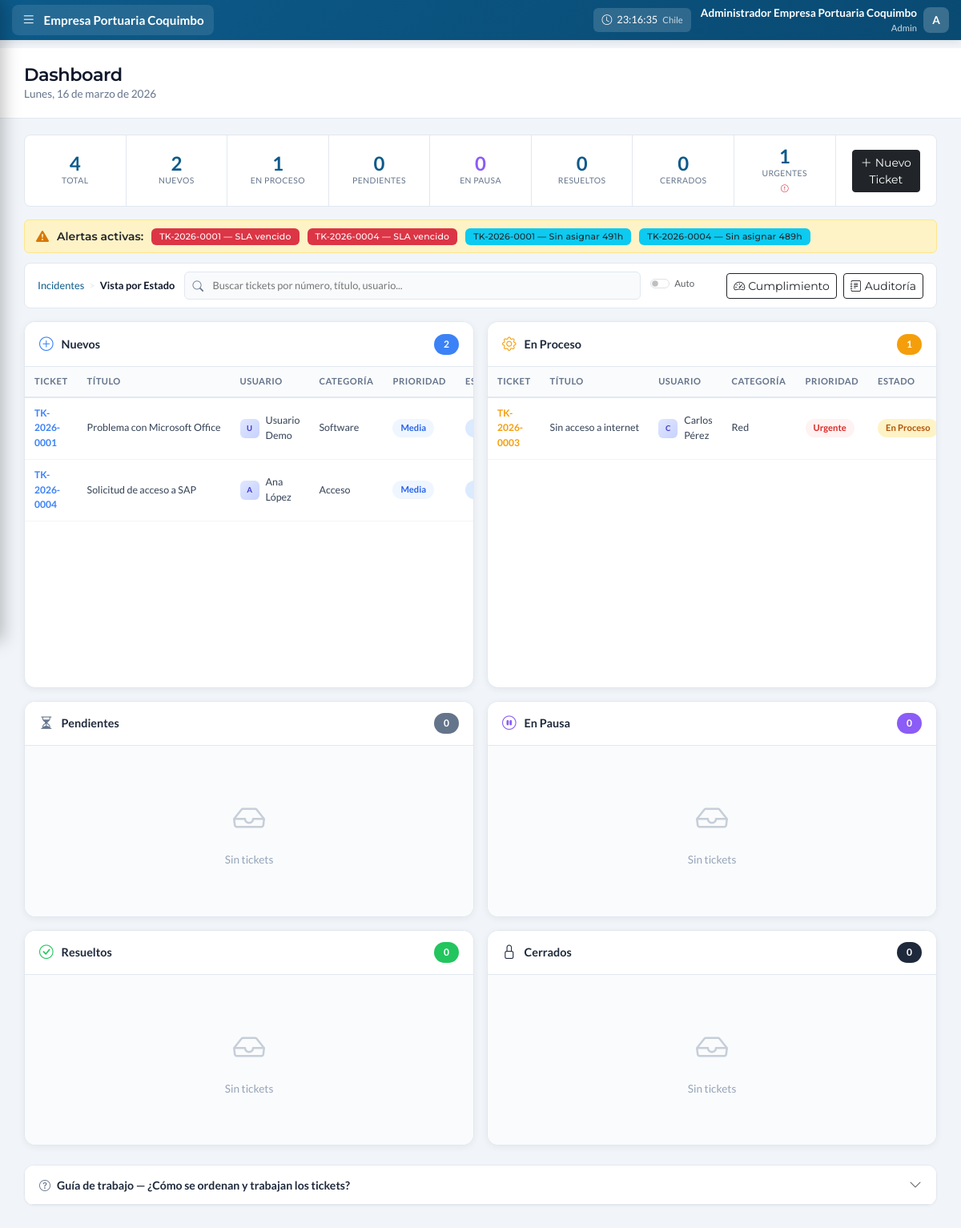
/soporte_admin.php (signed in), run on the app's committed database.
### tables this page shows
CREATE TABLE IF NOT EXISTS users (
    id INT AUTO_INCREMENT PRIMARY KEY,
    name VARCHAR(100) NOT NULL,
    username VARCHAR(50) NOT NULL UNIQUE,
    email VARCHAR(150) NOT NULL UNIQUE,
    password VARCHAR(255) NOT NULL,
    role ENUM('admin', 'soporte', 'social', 'denuncia', 'user') NOT NULL DEFAULT 'user',
    is_active TINYINT(1) DEFAULT 1,
    last_login TIMESTAMP NULL,
    login_attempts INT DEFAULT 0,
    locked_until TIMESTAMP NULL,
    birthday DATE DEFAULT NULL,
    phone VARCHAR(20) DEFAULT NULL,
    department VARCHAR(100) DEFAULT NULL,
    position VARCHAR(100) DEFAULT NULL,
    avatar VARCHAR(255) DEFAULT NULL,
    bio TEXT DEFAULT NULL,
    created_at TIMESTAMP DEFAULT CURRENT_TIMESTAMP,
    updated_at TIMESTAMP DEFAULT CURRENT_TIMESTAMP ON UPDATE CURRENT_TIMESTAMP,
    INDEX idx_username (username),
    INDEX idx_email (email),
    INDEX idx_role (role)
);

CREATE TABLE IF NOT EXISTS tickets (
    id INT AUTO_INCREMENT PRIMARY KEY,
    ticket_number VARCHAR(20) NOT NULL UNIQUE,
    user_id INT DEFAULT NULL,
    user_name VARCHAR(100) DEFAULT NULL,
    user_email VARCHAR(150) DEFAULT NULL,
    user_department VARCHAR(100) DEFAULT NULL,
    user_phone VARCHAR(20) DEFAULT NULL,
    category ENUM('hardware', 'software', 'red', 'acceso', 'otro') NOT NULL DEFAULT 'otro',
    priority ENUM('baja', 'media', 'alta', 'urgente') NOT NULL DEFAULT 'media',
    title VARCHAR(200) NOT NULL,
    description TEXT NOT NULL,
    status ENUM('abierto', 'asignado', 'en_proceso', 'pendiente', 'en_pausa', 'resuelto', 'cerrado') DEFAULT 'abierto',
    assigned_to INT DEFAULT NULL,
    assigned_by INT DEFAULT NULL,
    resolution TEXT DEFAULT NULL,
    resolution_type ENUM('solucionado', 'sin_solucion', 'duplicado', 'cancelado') DEFAULT NULL,
    created_at TIMESTAMP DEFAULT CURRENT_TIMESTAMP,
    first_response_at TIMESTAMP NULL,
    assigned_at TIMESTAMP NULL,
    work_started_at TIMESTAMP NULL,
    resolved_at TIMESTAMP NULL,
    closed_at TIMESTAMP NULL,
    updated_at TIMESTAMP DEFAULT CURRENT_TIMESTAMP ON UPDATE CURRENT_TIMESTAMP,
    sla_response_target INT DEFAULT NULL,
    sla_resolution_target INT DEFAULT NULL,
    sla_response_met TINYINT(1) DEFAULT NULL,
    sla_resolution_met TINYINT(1) DEFAULT NULL,
    sla_paused_at TIMESTAMP NULL,
    sla_paused_minutes INT DEFAULT 0,
    FOREIGN KEY (user_id) REFERENCES users(id) ON DELETE SET NULL,
    FOREIGN KEY (assigned_to) REFERENCES users(id) ON DELETE SET NULL,
    FOREIGN KEY (assigned_by) REFERENCES users(id) ON DELETE SET NULL,
    INDEX idx_ticket_number (ticket_number),
    INDEX idx_status (status),
    INDEX idx_priority (priority),
    INDEX idx_assigned (assigned_to),
    INDEX idx_created (created_at)
);

### public/soporte_admin.php (the view, shortened to what the rows shown need)
<?php
require_once '../includes/bootstrap.php';
$user = getCurrentUser();
    ?>
    <?php
$page = $_GET['page'] ?? 'dashboard';
$where = '';
$tickets = $pdo->query("
    SELECT t.*,
           COALESCE(u.name, t.user_name) as user_name,
           a.name as assigned_name,
           (SELECT COUNT(*) FROM ticket_attachments ta WHERE ta.ticket_id = t.id) as attachment_count,
           (SELECT COUNT(*) FROM ticket_comments tc WHERE tc.ticket_id = t.id AND tc.comment LIKE '%Archivos adjuntos%') as comment_attachments,
           CASE WHEN t.status IN ('resuelto', 'cerrado')
               THEN COALESCE(sla.resolution_minutes, CASE t.priority WHEN 'urgente' THEN 240 WHEN 'alta' THEN 480 WHEN 'media' THEN 1440 ELSE 2880 END)
                    - TIMESTAMPDIFF(MINUTE, t.created_at, COALESCE(t.resolved_at, t.updated_at))
               ELSE COALESCE(sla.resolution_minutes, CASE t.priority WHEN 'urgente' THEN 240 WHEN 'alta' THEN 480 WHEN 'media' THEN 1440 ELSE 2880 END)
                    - TIMESTAMPDIFF(MINUTE, t.created_at, NOW())
           END as sla_remaining_min
    FROM tickets t
    LEFT JOIN users u ON t.user_id = u.id
    LEFT JOIN users a ON t.assigned_to = a.id
    LEFT JOIN sla_settings sla ON sla.priority = t.priority AND sla.is_active = 1
    $where
    ORDER BY sla_remaining_min ASC
    LIMIT 100
")->fetchAll();
$slaAlerts = $pdo->query("
    SELECT t.*,
           COALESCE(u.name, t.user_name) as user_name,
           TIMESTAMPDIFF(MINUTE, t.created_at, NOW()) as elapsed_minutes,
           CASE t.priority
               WHEN 'urgente' THEN 60
               WHEN 'alta' THEN 120
               WHEN 'media' THEN 240
               ELSE 480
           END as sla_limit_minutes
    FROM tickets t
    LEFT JOIN users u ON t.user_id = u.id
    WHERE t.status IN ('abierto', 'en_proceso', 'pendiente')
    AND t.first_response_at IS NULL
    HAVING elapsed_minutes >= (sla_limit_minutes * 0.7)
    ORDER BY (elapsed_minutes / sla_limit_minutes) DESC
    LIMIT 5
")->fetchAll();
$unassignedAlerts = $pdo->query("
    SELECT t.*, COALESCE(u.name, t.user_name) as user_name,
           TIMESTAMPDIFF(HOUR, t.created_at, NOW()) as hours_waiting
    FROM tickets t
    LEFT JOIN users u ON t.user_id = u.id
    WHERE t.assigned_to IS NULL
    AND t.status = 'abierto'
    AND t.created_at <= DATE_SUB(NOW(), INTERVAL 2 HOUR)
    ORDER BY t.created_at ASC
    LIMIT 5
")->fetchAll();
$categoryLabels = ['hardware' => 'Hardware', 'software' => 'Software', 'red' => 'Red', 'acceso' => 'Acceso', 'otro' => 'Otro'];
?>
<!DOCTYPE html>
<html lang="es">
<head>
    <link href="https://cdn.jsdelivr.net/npm/bootstrap@5.3.2/dist/css/bootstrap.min.css" rel="stylesheet">
    <link href="https://cdn.jsdelivr.net/npm/bootstrap-icons@1.11.1/font/bootstrap-icons.css" rel="stylesheet">
    <link href="css/soporte-admin.css?v=2" rel="stylesheet">
</head>
<body class="has-sidebar">
    <?php include '../includes/barra_lateral_soporte.php'; ?>
    <main class="main-content">
        <header class="top-header">
            <div class="header-title">
                <?php
                $pageTitles = [
                    'dashboard' => 'Dashboard',
                    'tickets' => 'Gestión de Tickets',
                    'mis_tickets' => 'Mis Tickets Asignados',
                    'mi_cumplimiento' => 'Mi Cumplimiento SLA',
                    'usuarios' => 'Gestión de Usuarios',
                    'nuevo_ticket' => 'Nuevo Ticket',
                    'sla' => 'Cumplimiento',
                    'cumplimiento' => 'Cumplimiento',
                    'auditoria' => 'Auditoría del Sistema',
                    'notificaciones' => 'Destinatarios de Notificaciones',
                ];
                ?>
                <h1><?= $pageTitles[$page] ?? 'Soporte TI' ?></h1>
            </div>
        </header>
        <div class="content-area">
            <?php if ($page === 'dashboard'): ?>
            <?php
            $ticketsByStatusGroup = [
                'abierto' => [], 'en_proceso' => [], 'pendiente' => [],
                'en_pausa' => [], 'resuelto' => [], 'cerrado' => []
            ];
            foreach ($tickets as $t) {
                $st = $t['status'];
                if (isset($ticketsByStatusGroup[$st])) $ticketsByStatusGroup[$st][] = $t;
            }
            ?>
            <?php if (!empty($slaAlerts) || !empty($unassignedAlerts)): ?>
            <div class="sn-alert-bar <?= count($slaAlerts) > 3 ? 'danger' : '' ?>">
                <i class="bi bi-exclamation-triangle-fill" style="color:#d97706; font-size:1rem;"></i>
                <small class="fw-semibold">Alertas activas:</small>
                <?php foreach (array_slice($slaAlerts, 0, 4) as $alert):
                    $pct = round(($alert['elapsed_minutes'] / max($alert['sla_limit_minutes'], 1)) * 100);
                ?>
                <span class="badge bg-<?= $pct >= 100 ? 'danger' : 'warning text-dark' ?>" style="font-size:0.68rem">
                    <?= $alert['ticket_number'] ?> — <?= $pct >= 100 ? 'SLA vencido' : (100-$pct).'% restante' ?>
                </span>
                <?php endforeach; ?>
                <?php foreach (array_slice($unassignedAlerts, 0, 2) as $alert): ?>
                <span class="badge bg-info text-dark" style="font-size:0.68rem">
                    <?= $alert['ticket_number'] ?> — Sin asignar <?= $alert['hours_waiting'] ?>h
                </span>
                <?php endforeach; ?>
            </div>
            <?php endif; ?>
            <div class="row g-3" id="dashStatusLanes">
                <?php
                $laneConfig = [
                    'abierto'    => ['label' => 'Nuevos',      'icon' => 'bi-plus-circle',      'color' => '#3b82f6'],
                    'en_proceso' => ['label' => 'En Proceso',  'icon' => 'bi-gear',             'color' => '#f59e0b'],
                    'pendiente'  => ['label' => 'Pendientes',  'icon' => 'bi-hourglass-split', 'color' => '#64748b'],
                    'en_pausa'   => ['label' => 'En Pausa',    'icon' => 'bi-pause-circle',    'color' => '#8b5cf6'],
                    'resuelto'   => ['label' => 'Resueltos',   'icon' => 'bi-check-circle',    'color' => '#22c55e'],
                    'cerrado'    => ['label' => 'Cerrados',    'icon' => 'bi-lock',            'color' => '#1e293b'],
                ];
                $statusLabelsShort = ['abierto' => 'Abierto', 'en_proceso' => 'En Proceso', 'pendiente' => 'Pendiente', 'en_pausa' => 'En Pausa', 'resuelto' => 'Resuelto', 'cerrado' => 'Cerrado'];
                foreach ($laneConfig as $statusKey => $lane):
                    $laneTickets = $ticketsByStatusGroup[$statusKey] ?? [];
                ?>
                <div class="col-lg-6">
                    <div class="lane-card lane-<?= $statusKey ?>">
                        <div class="lane-header">
                            <span class="lane-title"><i class="bi <?= $lane['icon'] ?>"></i><?= $lane['label'] ?></span>
                            <span class="lane-count"><?= count($laneTickets) ?></span>
                        </div>
                        <?php if (!empty($laneTickets)): ?>
                        <div class="lane-body">
                            <table class="lane-table">
                                <thead>
                                    <tr>
                                        <th>Ticket</th>
                                        <th>Título</th>
                                        <th>Usuario</th>
                                        <th>Categoría</th>
                                        <th>Prioridad</th>
                                        <th>Estado</th>
                                    </tr>
                                </thead>
                                <tbody>
                                <?php foreach ($laneTickets as $t):
                                ?>
                                <tr onclick="window.location='detalle_ticket.php?id=<?= $t['id'] ?>&from=dashboard'" class="ticket-row" data-ticket-id="<?= $t['id'] ?>" data-search="<?= strtolower($t['ticket_number'] . ' ' . htmlspecialchars($t['title']) . ' ' . ($t['user_name'] ?? '') . ' ' . ($t['assigned_name'] ?? '')) ?>">
                                    <td><span class="ticket-link"><?= $t['ticket_number'] ?></span></td>
                                    <td style="max-width:200px; overflow:hidden; text-overflow:ellipsis; white-space:nowrap;"><?= htmlspecialchars($t['title']) ?></td>
                                    <td>
                                        <div class="user-cell">
                                            <div class="user-avatar"><?= strtoupper(substr($t['user_name'] ?? 'U', 0, 1)) ?></div>
                                            <span><?= htmlspecialchars($t['user_name'] ?? '-') ?></span>
                                        </div>
                                    </td>
                                    <td><?= $categoryLabels[$t['category']] ?? ucfirst($t['category']) ?></td>
                                    <td><span class="priority-badge <?= $t['priority'] ?>"><?= ucfirst($t['priority']) ?></span></td>
                                    <td><span class="status-badge <?= $t['status'] ?>"><?= $statusLabelsShort[$t['status']] ?? ucfirst($t['status']) ?></span></td>
                                </tr>
                                <?php endforeach; ?>
                                </tbody>
                            </table>
                        </div>
                        <?php else: ?>
                        <div class="lane-empty">
                            <i class="bi bi-inbox"></i> Sin tickets
                        </div>
                        <?php endif; ?>
                    </div>
                </div>
                <?php endforeach; ?>
            </div>
            <?php endif; ?>
        </div>
    </main>
</body>
</html>

### includes/barra_lateral_soporte.php (shortened to what the rows shown need)
<link href="css/sidebar-soporte.css" rel="stylesheet">
<div class="epco-topbar">
    <div class="topbar-right">
        <div class="topbar-user">
            <div class="topbar-user-info d-none d-md-block">
                <div class="topbar-user-name"><?= htmlspecialchars($user['name']) ?></div>
                <div class="topbar-user-role"><?= ucfirst($user['role']) ?></div>
            </div>
            <div class="dropdown">
                <div class="topbar-avatar" role="button" data-bs-toggle="dropdown">
                    <?= strtoupper(substr($user['name'], 0, 1)) ?>
                </div>
            </div>
        </div>
    </div>
</div>

### data on the page
users: name "Administrador Empresa Portuaria Coquimbo", role "Admin", name "A"
tickets: ticket_number "TK-2026-0001", hours_waiting "491", title "Problema con Microsoft Office", user_name "U", user_name "Usuario Demo", category "Software", priority "Media"
tickets: ticket_number "TK-2026-0004", hours_waiting "489", title "Solicitud de acceso a SAP", user_name "A", user_name "Ana López", category "Acceso", priority "Media"
tickets: ticket_number "TK-2026-0003", title "Sin acceso a internet", user_name "C", user_name "Carlos Pérez", category "Red", priority "Urgente", status "En Proceso"

### other printed values
$pageTitles[$page] "Dashboard"
$stats['total'] "4"
$stats['abiertos'] "2"
$stats['en_proceso'] "1"
$stats['pendientes'] "0"
$stats['en_pausa'] "0"
$stats['resueltos'] "0"
$stats['cerrados'] "0"
$stats['urgentes'] "1"
$lane['label'] "Nuevos"
count($laneTickets) "2"
$lane['label'] "En Proceso"
count($laneTickets) "1"
$lane['label'] "Pendientes"
count($laneTickets) "0"
